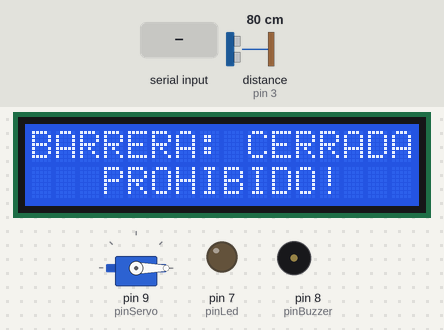
Recording of a sketch running on a simulated Arduino Uno, built with avr-gcc and run on an emulated ATmega328P. Parts: 16×2 character LCD, servo, output pins drawn as LEDs (lit = HIGH), buzzer (waves = sounding). Wiring (inferred from the names in the program): ultrasonic range finder: trigger pin 2; echo pin 3. Dashed ring = blinking. The test bench sets the inputs (shaded band); at power-on: distance to the obstacle (sensor on pin 3) 80 cm. The echo pulse lasts 58.3 µs per cm; pins used as bus, display or sensor lines are not drawn; what the sketch prints to the serial monitor is not drawn.

Above: at 1.2 s.
1.3 s: "O\n" received over Serial
At 1.9 s:
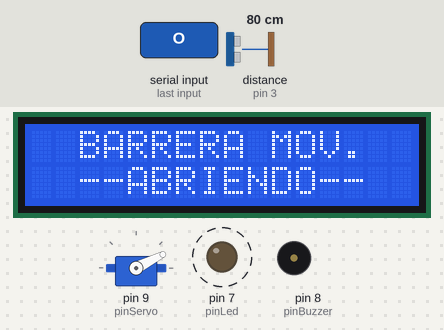
2.8 s: byte 65 ('A') received over Serial
4.3 s: distance to the obstacle (sensor on pin 3) set to 23 cm
6.8 s: distance to the obstacle (sensor on pin 3) set to 18 cm
At 7.7 s:
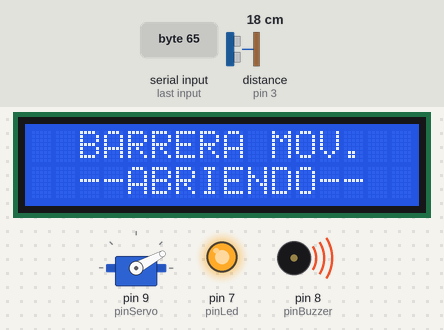
8.3 s: byte 67 ('C') received over Serial
At 9.73 s:
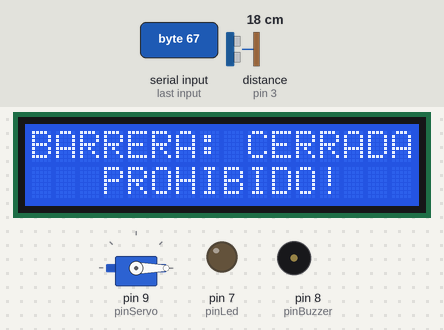
9.9 s: "A\n" received over Serial
At 12.28 s:
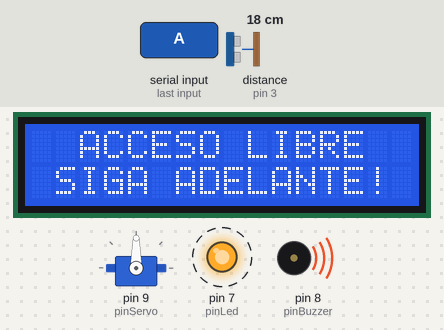
Timing chart, 0 to 12.5 s (numbered marks = the images above; inputs shaded):
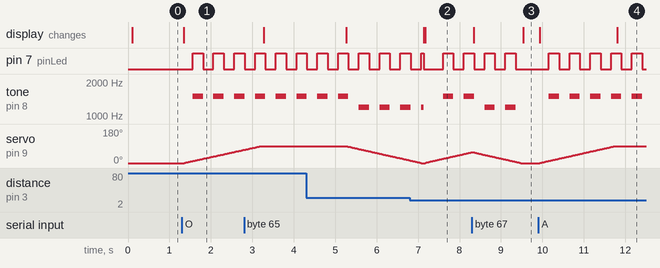

Measured:
- the behaviour switches between 21 and 20 cm on distance to the obstacle (sensor on pin 3) (found by bisection; images 1 and 2)
- after the input at 1.3 s, pin 7 (pinLed): alternates HIGH for 0.25 s and LOW for 0.25 s, starting after 0.26 s; tone on pin 8 (pinBuzzer): alternates 1500 Hz for 0.25 s and silent for 0.25 s, starting after 0.26 s; servo on pin 9 (pinServo): moves from 0° to 70° over 1.4 s, starting after 0.05 s; the display: changes after 0.05 s (image 1)
- after the input at 6.8 s, the display: first differs from a run without the input after 0.37 s (image 2)
- after the input at 8.3 s, the display: first changes at once (image 3 shows a later state)
- after the input at 9.9 s, pin 7 (pinLed): alternates HIGH for 0.25 s and LOW for 0.25 s, starting after 0.25 s; tone on pin 8 (pinBuzzer): alternates 1500 Hz for 0.25 s and silent for 0.25 s, starting after 0.25 s

The sketch:

Proyecto__Sistema_de_Acceso_Vehicular_Automatizado_2do_BGU_A.ino
```cpp
#include <LiquidCrystal_I2C.h>
#include <Servo.h>
#include <Wire.h>

// C++ code

// Definición de Pines de acuerdo a tu solicitud
const int pinTrigger = 2;  // Pin Trigger del sensor ultrasónico asignado al pin 2
const int pinEcho = 3;     // Pin Echo del sensor ultrasónico asignado al pin 3
const int pinLed = 7;     // Salida digital para la luz indicadora parpadeante
const int pinServo = 9;    // Salida PWM para el servomotor de la barra
const int pinBuzzer = 8;   // Salida digital para las alertas sonoras (Buzzer)

// Instancias de los Actuadores e Interfaces
Servo barraVehicular;
LiquidCrystal_I2C lcd(0x27, 16, 2); // Inicializa LCD en dirección 0x27 con 16 columnas y 2 filas

// Variables de Estado del Sistema
int estadoBarrera = 0;      // 0: Cerrada, 1: Subiendo, 2: Abierta (Espera), 3: Bajando
int posicionServo = 0;     // Ángulo actual del servo (0 grados = Abajo)
bool estadoLed = LOW;      // Estado actual de la luz y el sonido (encendido/apagado)

// Variables de Control Externo (HMI)
char modoControl = 'A';      // 'A' = Automático, 'M' = Manual
char comandoManual = ' ';    // 'O' = Open, 'C' = Close, 'S' = Stop/Hold

// Variables de Control para evitar refrescos innecesarios en el LCD (Optimización)
int estadoAnteriorBarrera = -1;

// Variables de Tiempo (Estrategia No Bloqueante con millis)
unsigned long tiempoAnteriorLed = 0;
unsigned long tiempoAnteriorServo = 0;
unsigned long tiempoAnteriorEspera = 0;

// Constantes de Configuración de Tiempos (en milisegundos)
const long intervaloLed = 250;     // Velocidad del parpadeo y pitido (Cada 250ms cambia)
const long intervaloServo = 20;    // Velocidad de movimiento de la barra (un grado cada 20ms)
const long tiempoEsperaAuto = 4000; // Tiempo que la barra permanece abierta (4 segundos)

// Variable global para almacenar la distancia medida
long distancia = 0;

void setup() {
  // Configuración de pines del sensor ultrasónico
  pinMode(pinTrigger, OUTPUT); // El pin Trigger emite el pulso ultrasónico
  pinMode(pinEcho, INPUT);     // El pin Echo recibe el eco de retorno

  pinMode(pinLed, OUTPUT);
  pinMode(pinBuzzer, OUTPUT);     // Configura el pin del Buzzer como salida

  // Inicialización de la Pantalla LCD
  lcd.init();
  lcd.backlight();                // Enciende la luz de fondo del LCD

  barraVehicular.attach(pinServo);
  barraVehicular.write(posicionServo); // Inicializa la barra abajo (0°)
  digitalWrite(pinLed, LOW);           // Luz inicialmente apagada
  noTone(pinBuzzer);                  // Asegura que el buzzer inicie en silencio
  Serial.begin(9600); // Abre el monitor serie
}

void loop() {
  unsigned long tiempoActual = millis();

  // =========================================================================
  // LECTURA DE COMANDOS DESDE EL PUERTO SERIE (HMI)
  // =========================================================================
  if (Serial.available() > 0) {
    char rc = Serial.read();
    if (rc != '\n' && rc != '\r') {
      if (rc == 'A') {
        modoControl = 'A';
      } else if (rc == 'M') {
        modoControl = 'M';
      } else if (rc == 'O' || rc == 'C' || rc == 'S') {
        modoControl = 'M'; // Cualquier comando de acción fuerza el modo manual
        comandoManual = rc;
      }
    }
  }

  // =========================================================================
  // LECTURA ASÍNCRONA/RÁPIDA DEL SENSOR ULTRASÓNICO HC-SR04
  // =========================================================================
  digitalWrite(pinTrigger, LOW);
  delayMicroseconds(2);
  digitalWrite(pinTrigger, HIGH);
  delayMicroseconds(10);
  digitalWrite(pinTrigger, LOW);

  long duracion = pulseIn(pinEcho, HIGH);
  distancia = duracion * 0.034 / 2; // Cálculo matemático para obtener distancia en cm

  // Comentado para evitar conflicto con la telemetría JSON de la interfaz HMI
  // Serial.print("Distancia detectada: ");
  // Serial.print(distancia);
  // Serial.println(" cm");

  // Definición del umbral: Detecta vehículo si la distancia está entre 1 y 20 centímetros
  bool deteccionVehiculo = (distancia > 0 && distancia < 20);

  // =========================================================================
  // GESTIÓN DINÁMICA DE LA INTERFAZ HMI (PANTALLA LCD)
  // Actualiza el texto solo cuando hay un cambio de estado para evitar parpadeos
  // =========================================================================
  if (estadoBarrera != estadoAnteriorBarrera) {
    lcd.clear();
    switch (estadoBarrera) {
      case 0:
        lcd.setCursor(0, 0); lcd.print("BARRERA: CERRADA");
        lcd.setCursor(0, 1); lcd.print("   PROHIBIDO!   ");
        break;
      case 1:
        lcd.setCursor(0, 0); lcd.print("  BARRERA MOV.  ");
        lcd.setCursor(0, 1); lcd.print("  --ABRIENDO--  ");
        break;
      case 2:
        lcd.setCursor(0, 0); lcd.print("  ACCESO LIBRE   ");
        lcd.setCursor(0, 1); lcd.print(" SIGA ADELANTE! ");
        break;
      case 3:
        lcd.setCursor(0, 0); lcd.print(" BARRERA: MOV.  ");
        lcd.setCursor(0, 1); lcd.print("  --CERRANDO--  ");
        break;
    }
    estadoAnteriorBarrera = estadoBarrera; // Guarda el estado actual
  }

  // =========================================================================
  // MÁQUINA DE ESTADOS PARA EL CONTROL DE LA BARRERA Y ADVERTENCIAS
  // =========================================================================
  switch (estadoBarrera) {

    case 0: // ESTADO: REPOSO (BARRERA CERRADA)
      digitalWrite(pinLed, LOW);   // Asegura luz apagada
      noTone(pinBuzzer);           // Asegura sonido apagado

      if (modoControl == 'A') {
        if (deteccionVehiculo == true) { // Si el sensor ultrasónico detecta el carro cerca
          estadoBarrera = 1;         // Pasa al estado Subiendo
          tiempoAnteriorServo = tiempoActual;
          tiempoAnteriorLed = tiempoActual;
        }
      } else { // Modo Manual
        if (comandoManual == 'O') {
          estadoBarrera = 1;         // Pasa al estado Subiendo
          tiempoAnteriorServo = tiempoActual;
          tiempoAnteriorLed = tiempoActual;
          comandoManual = ' ';       // Consumir comando
        }
      }
      break;

    case 1: // ESTADO: SUBIENDO LA BARRA
      // Interrupción manual desde la interfaz
      if (modoControl == 'M') {
        if (comandoManual == 'C') {
          estadoBarrera = 3;         // Forzar cierre
          tiempoAnteriorServo = tiempoActual;
          comandoManual = ' ';
          break;
        } else if (comandoManual == 'S') {
          // Detener (se mantiene el estado 1 pero sin avanzar el servo)
          break;
        }
      }

      // Control Simultáneo de Parpadeo (LED) y Pitido Intermitente (Buzzer)
      if (tiempoActual - tiempoAnteriorLed >= intervaloLed) {
        tiempoAnteriorLed = tiempoActual;
        estadoLed = !estadoLed;
        digitalWrite(pinLed, estadoLed);

        if (estadoLed == HIGH) {
          tone(pinBuzzer, 1500);  // Emite un tono agudo de 1500 Hz
        } else {
          noTone(pinBuzzer);      // Apaga el tono
        }
      }

      // Control Movimiento Gradual de la Barra
      if (tiempoActual - tiempoAnteriorServo >= intervaloServo) {
        tiempoAnteriorServo = tiempoActual;
        if (posicionServo < 90) {
          posicionServo++;
          barraVehicular.write(posicionServo);
        } else {
          estadoBarrera = 2; // Llegó a 90°, pasa a estado de Espera
          tiempoAnteriorEspera = tiempoActual; // Guarda el tiempo de apertura
          if (modoControl == 'M') comandoManual = ' '; // Consumir comando de apertura al completarse
        }
      }
      break;

    case 2: // ESTADO: ESPERA (BARRA ABIERTA)
      // La luz y el sonido continúan en intervalos
      if (tiempoActual - tiempoAnteriorLed >= intervaloLed) {
        tiempoAnteriorLed = tiempoActual;
        estadoLed = !estadoLed;
        digitalWrite(pinLed, estadoLed);

        if (estadoLed == HIGH) {
          tone(pinBuzzer, 1500);
        } else {
          noTone(pinBuzzer);
        }
      }

      // Transición al estado 3 (Bajar barra)
      if (modoControl == 'A') {
        // En automático: mientras el vehículo esté en rango, mantenemos el temporizador reiniciado.
        if (deteccionVehiculo == true) {
          tiempoAnteriorEspera = tiempoActual;
        }

        // Se cierra cuando transcurren 2 segundos continuos SIN detectar vehículo (evita cierres instantáneos)
        if (tiempoActual - tiempoAnteriorEspera >= 2000) {
          estadoBarrera = 3;
          tiempoAnteriorServo = tiempoActual;
        }
      } else {
        // En manual: reacciona al comando de cerrar
        if (comandoManual == 'C') {
          estadoBarrera = 3;
          tiempoAnteriorServo = tiempoActual;
          comandoManual = ' ';
        } else if (comandoManual == 'O') {
          // Si envían "abrir" mientras ya está abierta, reiniciar temporizador/comando
          comandoManual = ' ';
        }
      }
      break;

    case 3: // ESTADO: BAJANDO LA BARRA
      // Interrupción manual desde la interfaz
      if (modoControl == 'M') {
        if (comandoManual == 'O') {
          estadoBarrera = 1;         // Forzar apertura
          tiempoAnteriorServo = tiempoActual;
          comandoManual = ' ';
          break;
        } else if (comandoManual == 'S') {
          // Detener (se mantiene el estado 3 pero sin avanzar el servo)
          break;
        }
      }

      // Mantiene parpadeo visual y sonoro durante el descenso de seguridad
      if (tiempoActual - tiempoAnteriorLed >= intervaloLed) {
        tiempoAnteriorLed = tiempoActual;
        estadoLed = !estadoLed;
        digitalWrite(pinLed, estadoLed);

        if (estadoLed == HIGH) {
          tone(pinBuzzer, 1200);  // Tono ligeramente más bajo para diferenciar descenso
        } else {
          noTone(pinBuzzer);
        }
      }

      // Control Movimiento Gradual de Descenso
      if (tiempoActual - tiempoAnteriorServo >= intervaloServo) {
        tiempoAnteriorServo = tiempoActual;
        if (posicionServo > 0) {
          posicionServo--;
          barraVehicular.write(posicionServo);
        } else {
          estadoBarrera = 0; // Volvió a 0°, regresa a estado de Reposo
          if (modoControl == 'M') comandoManual = ' '; // Consumir comando
        }
      }
      break;
  }

  // =========================================================================
  // ENVÍO PERIÓDICO DE TELEMETRÍA JSON (CADA 200MS)
  // =========================================================================
  static unsigned long tiempoAnteriorTelemetry = 0;
  if (tiempoActual - tiempoAnteriorTelemetry >= 200) {
    tiempoAnteriorTelemetry = tiempoActual;
    Serial.print("{\"dist\":");
    Serial.print(distancia);
    Serial.print(",\"state\":");
    Serial.print(estadoBarrera);
    Serial.print(",\"mode\":\"");
    Serial.print(modoControl);
    Serial.print("\",\"pos\":");
    Serial.print(posicionServo);
    Serial.println("}");
  }
}
```
